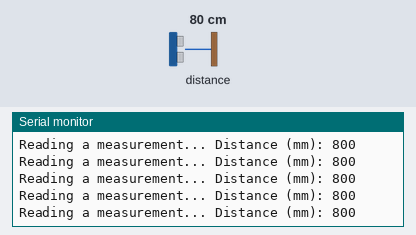
Bench run of a sketch on a simulated ESP32. Shown: the last lines printed to the serial monitor. The inputs (shaded band) are chosen by the test bench; at power-on: distance to the obstacle 80 cm.

Above: at 1.2 s.
1.3 s: distance to the obstacle set to 250 cm
At 1.46 s:
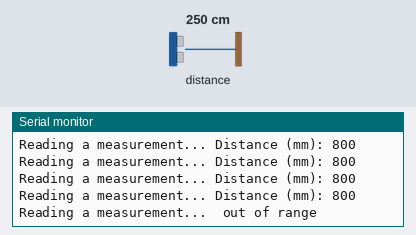
3.2 s: distance to the obstacle set to 2 cm
At 3.33 s:
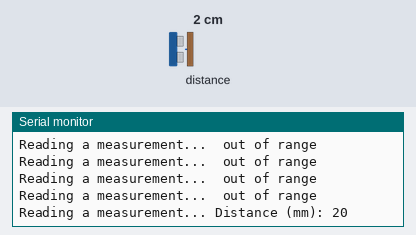

Measured:
- after the input at 1.3 s, the serial monitor: prints a new line at once (image 1)
- after the input at 3.2 s, the serial monitor: prints a new line at once (image 2)

The sketch:

laser.ino
```cpp
/*
  This program tests the Adafruit VL53L0X Time of Flight Distance Sensor.
  It initializes the sensor, reads a distance measurement, and prints the
  distance in millimeters to the serial monitor.
  Note: The VL53L0X can handle about 50 - 1200 mm of range distance.

  Board: ESP32 Development Board
  Component: Time of Flight Distance Sensor (GY-530 base on VL53L0X)
  Library: https://github.com/adafruit/Adafruit_VL53L0X  (Adafruit_VL53L0X by Adafruit)
*/


#include <Adafruit_VL53L0X.h>

//Create an object of the Adafruit_VL53L0X class
Adafruit_VL53L0X lox = Adafruit_VL53L0X();

void setup() {
  Serial.begin(115200);

  Serial.println("SETUP");

  // wait until serial port opens for native USB devices
  while (!Serial) {
    delay(1);
  }

  //Initialize the sensor
  Serial.println("Adafruit VL53L0X test");
  if (!lox.begin()) {
    Serial.println(F("Failed to boot VL53L0X"));
    while (1)  //Stop the program if the sensor cannot be initialized
      ;
  }

  Serial.println(F("VL53L0X API Simple Ranging example\n\n"));
}


void loop() {
  VL53L0X_RangingMeasurementData_t measure;

  Serial.print("Reading a measurement... ");
  lox.rangingTest(&measure, false);  // pass in 'true' to get debug data printout!

  if (measure.RangeStatus != 4) {  // phase failures have incorrect data
    Serial.print("Distance (mm): ");
    Serial.println(measure.RangeMilliMeter);
  } else {
    Serial.println(" out of range ");
  }

  delay(100);
}
```
